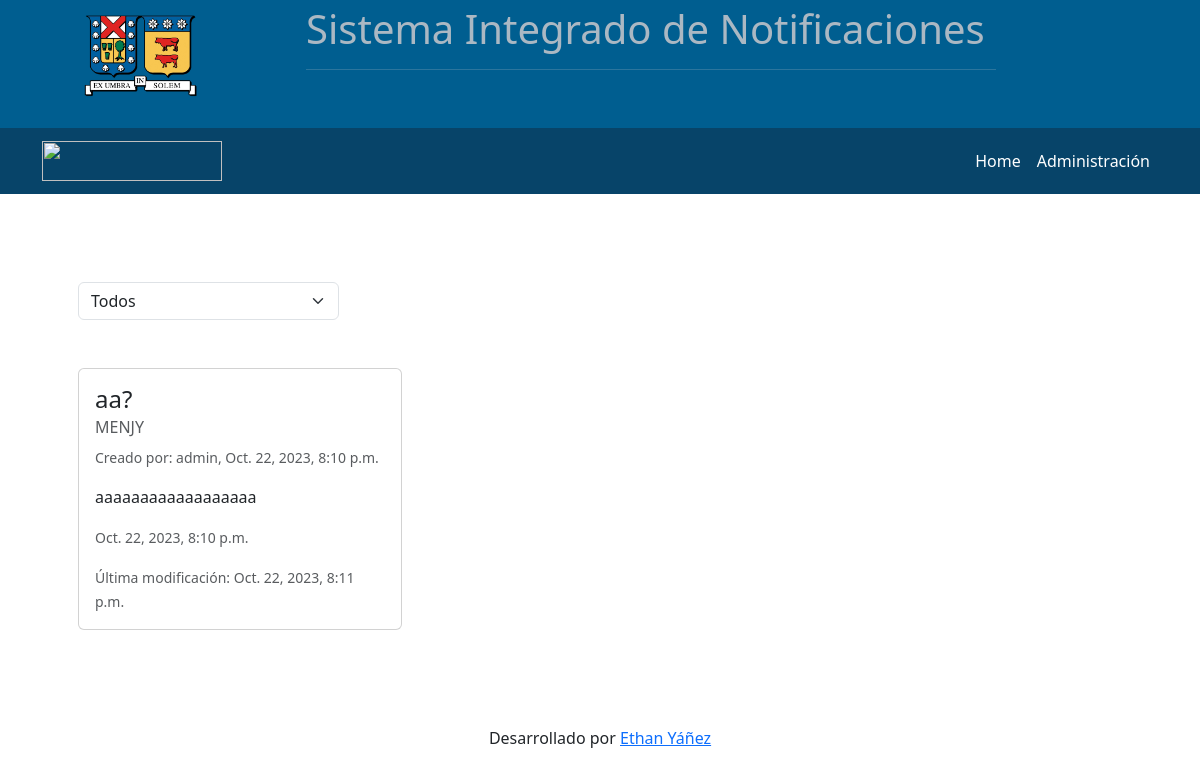
/, run on an earlier commit of the app's database.
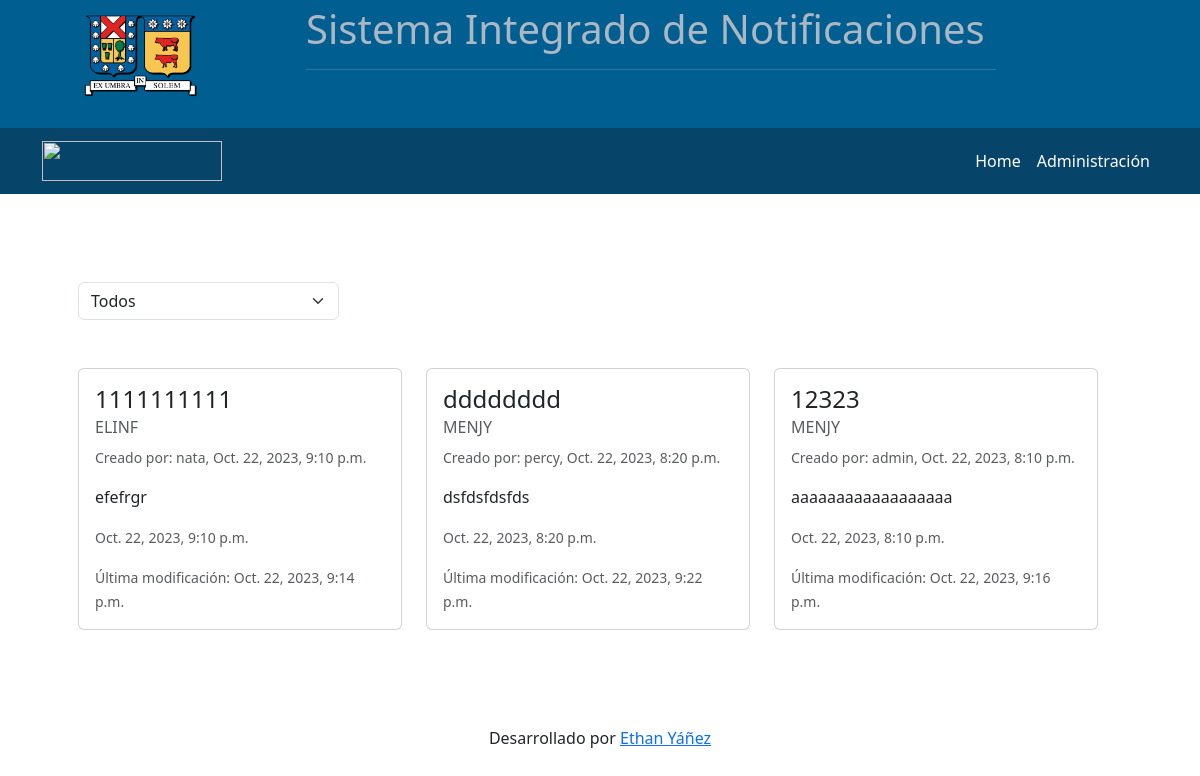
And on a later commit of the database.
### comunicados/models.py (models this page shows, shortened)
class Comunicado(models.Model):
    TIPO_CHOICES = [
        ("S", "Suspensión de actividades"),
        ("C", "Suspención de clase"),
        ("I", "Información"),
    ]
    id = models.BigAutoField(primary_key=True)
    titulo = models.CharField(max_length=50)
    detalle = models.TextField()
    detalle_corto = models.CharField(max_length=100)
    tipo = models.CharField(max_length=1, choices=TIPO_CHOICES)
    entidad = models.ForeignKey(Entidad, on_delete=models.CASCADE, editable=False, null=True)
    visible = models.BooleanField()
    fecha_publicacion = models.DateTimeField(auto_now_add=True)
    fecha_ultima_modificacion = models.DateTimeField(auto_now=True)
    publicado_por = models.ForeignKey(User, on_delete=models.CASCADE, editable=False, null=True)
    modificado_por = models.ForeignKey(User, related_name="modificado_por", on_delete=models.CASCADE, editable=False, null=True)

class Entidad(models.Model):
    id = models.BigAutoField(primary_key=True)
    nombre = models.CharField(max_length=30)
    logo = models.ImageField()
    usuario_admin = models.ForeignKey(User,on_delete=models.CASCADE, null=True)
    def __str__(self) -> str:
        return self.nombre

### comunicados/views.py (the view)
# urls.py: 2. Add a URL to urlpatterns:  path('', views.home, name='home')
def home(request):
    title = "Home"
    entidad_seleccionada = request.GET.get("entidad")
    comunicados_carousel = Comunicado.objects.filter(visible=True)
    if entidad_seleccionada == 'Todos' or entidad_seleccionada is None:
        comunicados = Comunicado.objects.filter(visible=True)
    else:
        entidad_a_filtrar = Entidad.objects.get(nombre=entidad_seleccionada)
        comunicados = Comunicado.objects.filter(entidad=entidad_a_filtrar, visible=True)
    data = {
        "title": title,
        "total_comunicados": comunicados.count(),
        "comunicados": comunicados.order_by('-fecha_publicacion'),
        "comunicados_carousel": comunicados_carousel.order_by('-fecha_publicacion'),
        "total_entidades": Entidad.objects.count(),
        "entidades": Entidad.objects.all(),
        "entidad_seleccionada": entidad_seleccionada,
    }
    return render(request, 'comunicados/home.html', data)

### comunicados/templates/comunicados/home.html (shortened to what this page needs)
{% extends 'comunicados/base.html' %}
{% block content %}
{% load static %}
<div class="container p-5">
  {% include 'comunicados/filtro.html' %}
  {% include 'comunicados/comunicados.html' %}
{% endblock %}

### comunicados/templates/comunicados/comunicados.html (shortened to what this page needs)
<div class="row d-xxl-none">
    {% if total_comunicados == 0 %}
    <div id="alert" class="col-10 alert alert-warning mx-auto m-5" role="alert">
        No hay comunicados
    </div>
    {% else %}
    <div class="row row-cols-1 row-cols-md-2 row-cols-xl-3 g-4 d-xxl-none">
        {% for comunicado in comunicados %}
        {% if comunicado.visible == True %}
        <div class="col">
            <div class="card h-100">
              <div class="card-body">
                <h4 class="card-title">{{comunicado.titulo}}</h4>
                {% if comunicado.entidad == None %}
                  <h6 class="card-subtitle mb-2 text-body-secondary">ADMINISTRACIÓN</h6>
                {% else %}
                  <h6 class="card-subtitle mb-2 text-body-secondary">{{comunicado.entidad}}</h6>
                {% endif %}
                <p class="card-text"><small class="text-body-secondary">Creado por: {{comunicado.publicado_por}}, {{comunicado.fecha_publicacion}}</small></p>
                <p class="card-text d-none d-sm-block">{{comunicado.detalle}}</p>
                <p class="card-text"><small class="text-body-secondary">{{comunicado.fecha_publicacion}}</small></p>
                <p class="card-text"><small class="text-body-secondary">Última modificación: {{comunicado.fecha_ultima_modificacion}}</small></p>
              </div>
            </div>
        </div>
        {% endif %}
        {% endfor %}
    </div>
    {% endif %}
  </div>
</div>

What changed in the data, as far as the page shows it:
added Comunicado: titulo "1111111111", entidad "ELINF", publicado_por "nata", fecha_publicacion "Oct. 22, 2023, 9:10 p.m.", detalle "efefrgr", fecha_ultima_modificacion "Oct. 22, 2023, 9:14 p.m."
added Comunicado: titulo "dddddddd", entidad "MENJY", publicado_por "percy", fecha_publicacion "Oct. 22, 2023, 8:20 p.m.", detalle "dsfdsfdsfds", fecha_ultima_modificacion "Oct. 22, 2023, 9:22 p.m."
changed Comunicado "aaaaaaaaaaaaaaaaaa": titulo "aa?" → "12323"; fecha_ultima_modificacion "Oct. 22, 2023, 8:11 p.m." → "Oct. 22, 2023, 9:16 p.m."
